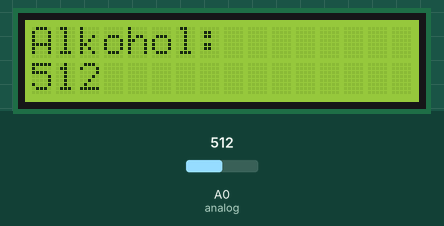
Bench run of a sketch on a simulated Arduino Uno, built with avr-gcc and run on an emulated ATmega328P. Parts: 16×2 character LCD. The inputs (shaded band) are chosen by the test bench; at power-on: A0 (analog) = 512.

Above: at 1.2 s.
1.3 s: A0 (analog) set to 716
At 2.0 s:
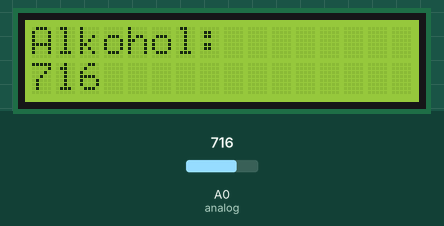
2.9 s: A0 (analog) set to 900
At 3.9 s:
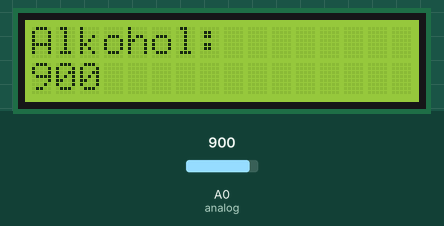
4.5 s: A0 (analog) set to 1023
At 5.8 s:
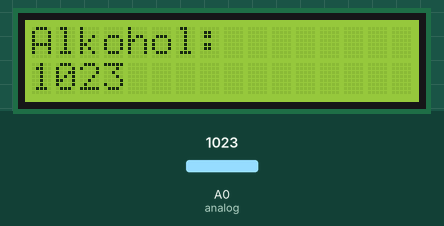
Timing chart, 0 to 7.5 s (numbered marks = the images above; inputs shaded):
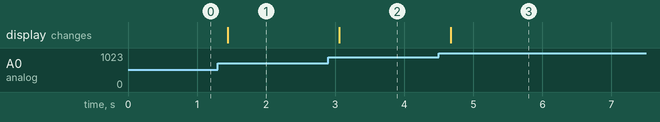

The sketch:

sketch_feb11a.ino
```cpp
#include <LiquidCrystal_I2C.h>

int digital = 8;
int analog = 0;

LiquidCrystal_I2C lcd(0x27, 2, 1, 0, 4, 5, 6, 7, 3, POSITIVE);

void setup() {
  pinMode(digital, INPUT);

  lcd.begin(16, 2);
  lcd.backlight();
  lcd.setCursor(0,0);
  lcd.print("Alkohol: ");
}

void loop() {
  int value = analogRead (analog);
  Serial.println(value);

  lcd.setCursor(0,1);
  lcd.print("                ");
  lcd.setCursor(0,1);
  lcd.print(value);
  delay(250);

}
```

Measured:
- after the input at 1.3 s, the display: changes after 0.14 s (image 1)
- after the input at 2.9 s, the display: changes after 0.16 s (image 2)
- after the input at 4.5 s, the display: changes after 0.18 s (image 3)
